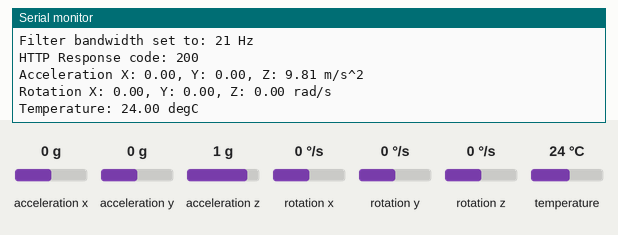
Recording of a sketch running on a simulated ESP32. Shown: the last lines printed to the serial monitor. The inputs (shaded band) are chosen by the test bench; at power-on: acceleration x 0 g, acceleration y 0 g, acceleration z 1 g, rotation x 0 °/s, rotation y 0 °/s, rotation z 0 °/s, temperature 24 °C. WiFi joins after 1.5 s; servers stay silent unless stated; uploads are accepted with an empty reply.

Above: at 3.3 s.
3.4 s: acceleration x set to -1.4 g
At 8.8 s:
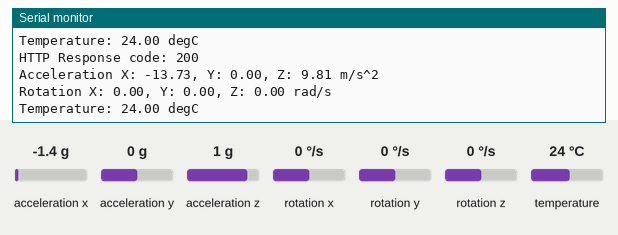
9.2 s: acceleration y set to -1.4 g
At 13.1 s:
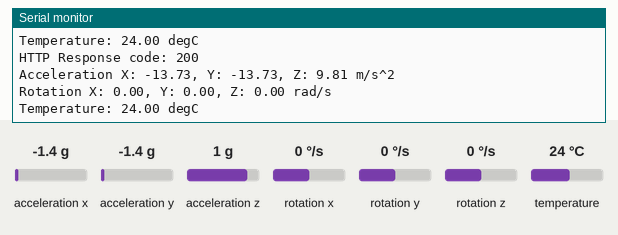
15.0 s: acceleration z set to -1.4 g
At 18.6 s:
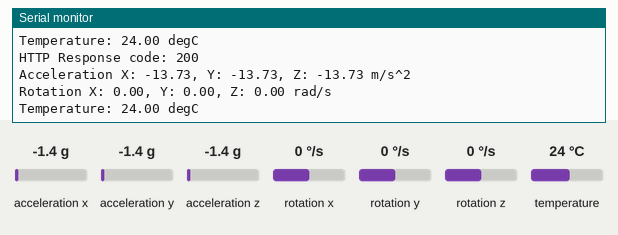
20.8 s: rotation x set to -192 °/s
At 24.1 s:
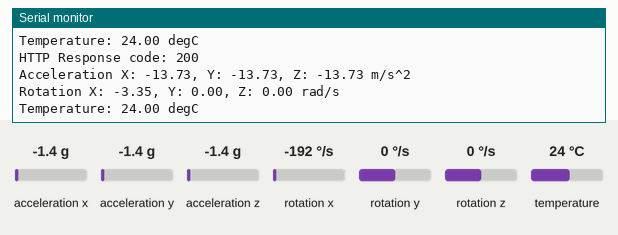
26.6 s: rotation y set to -192 °/s
At 29.6 s:
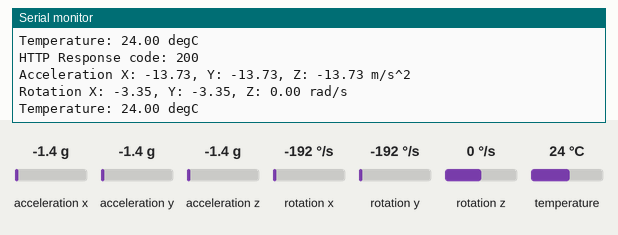

Measured:
- after the input at 3.4 s, the serial monitor: prints a new line after 4.1 s (image 1)
- after the input at 9.2 s, the serial monitor: prints a new line after 3.5 s (image 2)
- after the input at 15.0 s, the serial monitor: prints a new line after 2.9 s (image 3)
- after the input at 20.8 s, the serial monitor: prints a new line after 2.4 s (image 4)
- after the input at 26.6 s, the serial monitor: prints a new line after 1.8 s (image 5)

The sketch:

esp32_test.ino
```cpp
#include <WiFi.h>
#include <HTTPClient.h>
#include <Adafruit_MPU6050.h>
#include <Adafruit_Sensor.h>
#include <Wire.h>

const char* ssid = "your_wifi_name";   // Your WiFi SSID
const char* password = "your_wifi_password";           // Your WiFi Password
const char* serverUrl = "http://192.168.1.7:8000/api/data";  // Your server URL

Adafruit_MPU6050 mpu;

void setup() {
  Serial.begin(115200);
  while (!Serial)
    delay(10);

  // WiFi Connection
  Serial.println("Connecting to WiFi...");
  WiFi.begin(ssid, password);

  // Wait until WiFi is connected
  while (WiFi.status() != WL_CONNECTED) {
    delay(1000);
    Serial.println("Connecting to WiFi...");
  }
  Serial.println("Connected to WiFi!");

  // Initialize MPU6050
  Serial.println("Adafruit MPU6050 test!");

  if (!mpu.begin()) {
    Serial.println("Failed to find MPU6050 chip");
    while (1) {
      delay(10);
    }
  }
  Serial.println("MPU6050 Found!");

  mpu.setAccelerometerRange(MPU6050_RANGE_8_G);
  Serial.print("Accelerometer range set to: ");
  switch (mpu.getAccelerometerRange()) {
    case MPU6050_RANGE_2_G:
      Serial.println("+-2G");
      break;
    case MPU6050_RANGE_4_G:
      Serial.println("+-4G");
      break;
    case MPU6050_RANGE_8_G:
      Serial.println("+-8G");
      break;
    case MPU6050_RANGE_16_G:
      Serial.println("+-16G");
      break;
  }

  mpu.setGyroRange(MPU6050_RANGE_500_DEG);
  Serial.print("Gyro range set to: ");
  switch (mpu.getGyroRange()) {
    case MPU6050_RANGE_250_DEG:
      Serial.println("+- 250 deg/s");
      break;
    case MPU6050_RANGE_500_DEG:
      Serial.println("+- 500 deg/s");
      break;
    case MPU6050_RANGE_1000_DEG:
      Serial.println("+- 1000 deg/s");
      break;
    case MPU6050_RANGE_2000_DEG:
      Serial.println("+- 2000 deg/s");
      break;
  }

  mpu.setFilterBandwidth(MPU6050_BAND_21_HZ);
  Serial.print("Filter bandwidth set to: ");
  switch (mpu.getFilterBandwidth()) {
    case MPU6050_BAND_260_HZ:
      Serial.println("260 Hz");
      break;
    case MPU6050_BAND_184_HZ:
      Serial.println("184 Hz");
      break;
    case MPU6050_BAND_94_HZ:
      Serial.println("94 Hz");
      break;
    case MPU6050_BAND_44_HZ:
      Serial.println("44 Hz");
      break;
    case MPU6050_BAND_21_HZ:
      Serial.println("21 Hz");
      break;
    case MPU6050_BAND_10_HZ:
      Serial.println("10 Hz");
      break;
    case MPU6050_BAND_5_HZ:
      Serial.println("5 Hz");
      break;
  }
  Serial.println("");
  delay(100);
}

void loop() {
  // Get new sensor events with the readings
  sensors_event_t a, g, temp;
  mpu.getEvent(&a, &g, &temp);

  // Send sensor data to the server
  if (WiFi.status() == WL_CONNECTED) {
    HTTPClient http;
    http.begin(serverUrl);
    http.addHeader("Content-Type", "application/json");

    // Create JSON payload with sensor readings
    String jsonData = "{\"temperature\":" + String(temp.temperature) + ", "
                      "\"humidity\":" + String(60) + ", "
                      "\"acceleration_x\":" + String(a.acceleration.x) + ", "
                      "\"acceleration_y\":" + String(a.acceleration.y) + ", "
                      "\"acceleration_z\":" + String(a.acceleration.z) + ", "
                      "\"gyro_x\":" + String(g.gyro.x) + ", "
                      "\"gyro_y\":" + String(g.gyro.y) + ", "
                      "\"gyro_z\":" + String(g.gyro.z) + ", "
                      "\"deviceId\":1}";

    // Send POST request with sensor data
    int httpResponseCode = http.POST(jsonData);

    if (httpResponseCode > 0) {
      Serial.print("HTTP Response code: ");
      Serial.println(httpResponseCode);
    } else {
      Serial.print("Error sending data: ");
      Serial.println(httpResponseCode);
    }

    // End HTTP connection
    http.end();
  } else {
    Serial.println("WiFi Disconnected");
  }

  // Print sensor data to serial
  Serial.print("Acceleration X: ");
  Serial.print(a.acceleration.x);
  Serial.print(", Y: ");
  Serial.print(a.acceleration.y);
  Serial.print(", Z: ");
  Serial.print(a.acceleration.z);
  Serial.println(" m/s^2");

  Serial.print("Rotation X: ");
  Serial.print(g.gyro.x);
  Serial.print(", Y: ");
  Serial.print(g.gyro.y);
  Serial.print(", Z: ");
  Serial.print(g.gyro.z);
  Serial.println(" rad/s");

  Serial.print("Temperature: ");
  Serial.print(temp.temperature);
  Serial.println(" degC");

  Serial.println("");
  delay(5000);  // Wait 5 seconds before sending again
}
```
